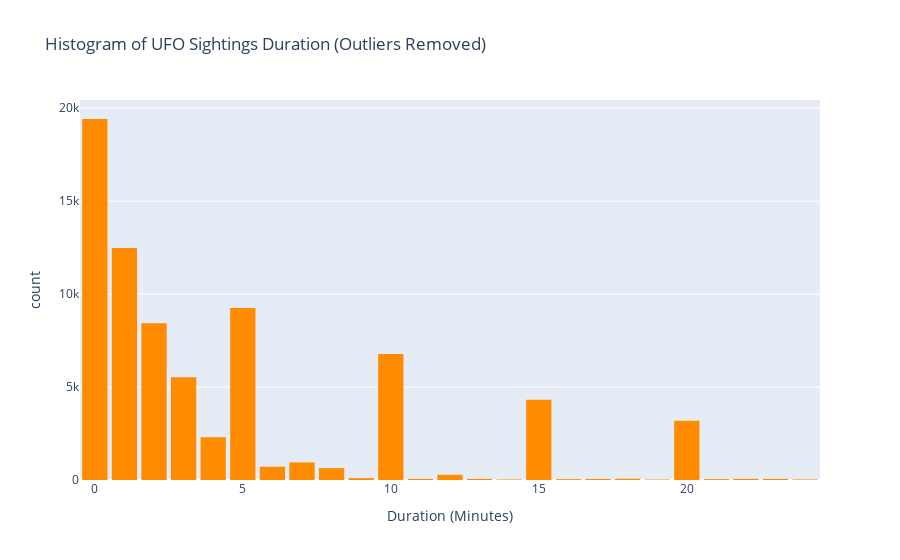

The code cell stored with this chart in its notebook:
### Code cell
import plotly.express as px

# Calculate the IQR
Q1 = ufo_data_cleaned['duration(minutes)'].quantile(0.25)
Q3 = ufo_data_cleaned['duration(minutes)'].quantile(0.75)
IQR = Q3 - Q1

# Define the lower and upper bounds to filter outliers
lower_bound = Q1 - 1.5 * IQR
upper_bound = Q3 + 1.5 * IQR

# Filter the data to remove outliers
filtered_data = ufo_data_cleaned[(ufo_data_cleaned['duration(minutes)'] >= lower_bound) & 
                                 (ufo_data_cleaned['duration(minutes)'] <= upper_bound)]

# Create histogram using Plotly
fig = px.histogram(filtered_data, x='duration(minutes)', nbins=30, 
                   labels={'duration(minutes)': 'Duration (Minutes)', 'count': 'Frequency'},
                   title='Histogram of UFO Sightings Duration (Outliers Removed)')
fig.update_traces(marker=dict(color='rgb(255, 140, 0)'))
fig.update_layout(bargap=0.1, bargroupgap=0.05)
fig.show()

### Figure 1 — Plotly figure (JSON) as saved in the notebook; plotly's stock layout.template omitted (floating-point values rounded to 4 significant figures; data arrays with more than 128 entries replaced by an {"elided": "..."} marker saying what was removed)
{"data": [{"alignmentgroup": "True", "bingroup": "x", "hovertemplate": "Duration (Minutes)=%{x}<br>count=%{y}<extra></extra>", "legendgroup": "", "marker": {"color": "rgb(255, 140, 0)", "pattern": {"shape": ""}}, "name": "", "nbinsx": 30, "offsetgroup": "", "orientation": "v", "showlegend": false, "type": "histogram", "x": {"elided": "74915 float values"}, "xaxis": "x", "yaxis": "y"}], "layout": {"autosize": true, "bargap": 0.1, "bargroupgap": 0.05, "barmode": "relative", "legend": {"tracegroupgap": 0}, "title": {"text": "Histogram of UFO Sightings Duration (Outliers Removed)"}, "xaxis": {"anchor": "y", "autorange": true, "domain": [0, 1], "range": [-0.5, 24.5], "title": {"text": "Duration (Minutes)"}, "type": "linear"}, "yaxis": {"anchor": "x", "autorange": true, "domain": [0, 1], "range": [0, 20440.0], "title": {"text": "count"}}}}
